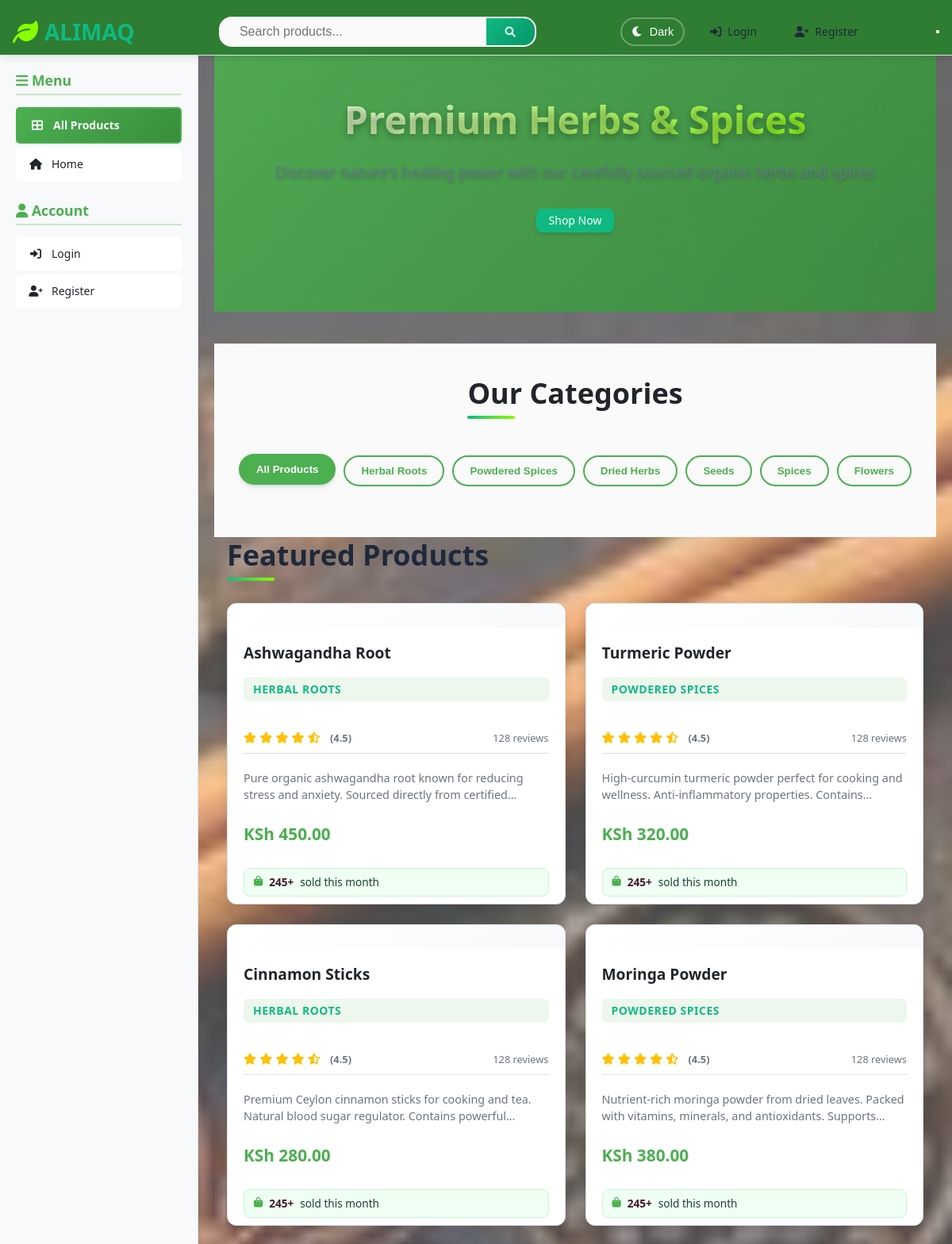
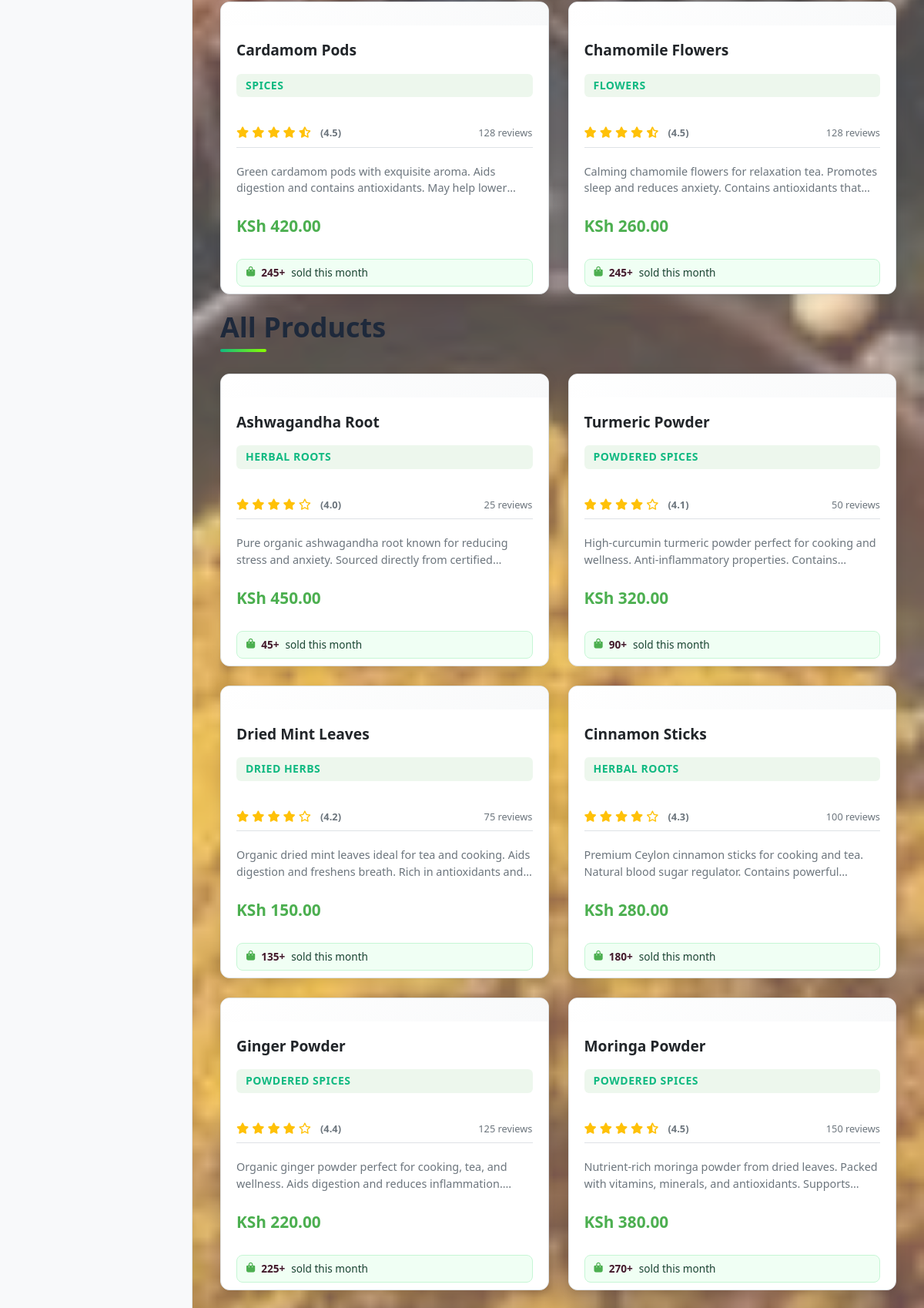
The page / (upper part) on the database its author committed (2 pictures, top to bottom).
### app.py (models this page shows)
class Product(db.Model):
    id = db.Column(db.Integer, primary_key=True)
    name = db.Column(db.String(100), nullable=False)
    description = db.Column(db.Text, nullable=False)
    price = db.Column(db.Float, nullable=False)
    category = db.Column(db.String(50), nullable=False)
    image_url = db.Column(db.String(255), default='default-product.jpg')
    stock = db.Column(db.Integer, default=0)
    seller_id = db.Column(db.Integer, db.ForeignKey('user.id'), nullable=False)
    featured = db.Column(db.Boolean, default=False)
    active = db.Column(db.Boolean, default=True)
    created_at = db.Column(db.DateTime, default=datetime.utcnow)
    updated_at = db.Column(db.DateTime, default=datetime.utcnow, onupdate=datetime.utcnow)
    seller = db.relationship('User', backref=db.backref('products', lazy=True))

### app.py (the view)
@app.route('/')
def index():
    category = request.args.get('category', 'all')
    search = request.args.get('search', '')
    query = Product.query.filter_by(active=True)
    if category != 'all':
        query = query.filter_by(category=category)
    if search:
        query = query.filter(Product.name.ilike(f'%{search}%'))
    products = query.order_by(Product.created_at.desc()).all()
    featured_products = Product.query.filter_by(featured=True, active=True).limit(8).all()
    print(f"DEBUG: Loading {len(products)} products from database")
    for product in products:
        print(f"  - {product.name} (Active: {product.active})")
    return render_template('index.html',
                         products=products,
                         categories=Config.CATEGORIES,
                         selected_category=category,
                         search_query=search,
                         featured_products=featured_products)

### templates/index.html (shortened to what this page needs)
{% extends "base.html" %}
{% block content %}
<section class="hero">
    <div class="hero-content">
        <h1>Premium Herbs & Spices</h1>
        <p>Discover nature's healing power with our carefully sourced organic herbs and spices</p>
        <a href="#products" class="btn btn-primary">Shop Now</a>
    </div>
</section>
<section class="category-filter" id="products">
    <div class="container">
        <h2>Our Categories</h2>
        <div class="filter-buttons">
            <button class="filter-btn {% if selected_category == 'all' %}active{% endif %}"
                    data-filter="all">All Products</button>
            {% for category in categories %}
            <button class="filter-btn {% if selected_category == category %}active{% endif %}"
                    data-filter="{{ category }}">{{ category }}</button>
            {% endfor %}
        </div>
    </div>
</section>
{% if featured_products %}
<section class="featured-products">
    <div class="container">
        <h2>Featured Products</h2>
        <div class="products-grid">
            {% for product in featured_products %}
            <div class="product-card" data-category="{{ product.category }}">
                <div class="product-image">
                </div>
                <div class="product-info">
                    <h3>{{ product.name }}</h3>
                    <p class="product-category">{{ product.category }}</p>
                    <div class="product-rating">
                        <div class="stars">
                            {% set rating = product.rating|default(4.5) %}
                            {% for i in range(1, 6) %}
                                {% if i <= rating|int %}
                                    <i class="fas fa-star"></i>
                                {% elif i - 0.5 <= rating %}
                                    <i class="fas fa-star-half-alt"></i>
                                {% else %}
                                    <i class="far fa-star"></i>
                                {% endif %}
                            {% endfor %}
                            <span class="rating-value">({{ "%.1f"|format(rating) }})</span>
                        </div>
                        <span class="reviews-count">{{ product.reviews_count|default(128) }} reviews</span>
                    </div>
                    <p class="product-description">{{ product.description }}</p>
                    <div class="product-price">
                        KSh {{ "%.2f"|format(product.price) }}
                    </div>
                    <div class="products-sold">
                        <i class="fas fa-shopping-bag"></i>
                        <span class="sold-count">{{ product.sold_count|default(245) }}+</span> sold this month
                    </div>
                </div>
            </div>
            {% endfor %}
        </div>
    </div>
</section>
{% endif %}
<section class="all-products">
    <div class="container">
        <h2>All Products</h2>
        {% if products %}
        <div class="products-grid">
            {% for product in products %}
            <div class="product-card" data-category="{{ product.category }}">
                <div class="product-image">
                </div>
                <div class="product-info">
                    <h3>{{ product.name }}</h3>
                    <p class="product-category">{{ product.category }}</p>
                    <div class="product-rating">
                        <div class="stars">
                            {% set rating = product.rating|default(4.0 + loop.index0 * 0.1) %}
                            {% for i in range(1, 6) %}
                                {% if i <= rating|int %}
                                    <i class="fas fa-star"></i>
                                {% elif i - 0.5 <= rating %}
                                    <i class="fas fa-star-half-alt"></i>
                                {% else %}
                                    <i class="far fa-star"></i>
                                {% endif %}
                            {% endfor %}
                            <span class="rating-value">({{ "%.1f"|format(rating) }})</span>
                        </div>
                        <span class="reviews-count">{{ product.reviews_count|default(loop.index * 25) }} reviews</span>
                    </div>
                    <p class="product-description">{{ product.description }}</p>
                    <div class="product-price">
                        KSh {{ "%.2f"|format(product.price) }}
                    </div>
                    <div class="products-sold">
                        <i class="fas fa-shopping-bag"></i>
                        <span class="sold-count">{{ product.sold_count|default(loop.index * 45) }}+</span> sold this month
                    </div>
                </div>
            </div>
            {% endfor %}
        </div>
        {% else %}
        <div class="no-products">
            <i class="fas fa-search"></i>
            <h3>No products found</h3>
            <p>Try adjusting your search or filter criteria</p>
        </div>
        {% endif %}
    </div>
</section>
{% endblock %}

### templates/index.html (style rules this page uses)
.product-rating { display: flex; align-items: center; justify-content: space-between; margin: 10px 0; padding: 8px 0; border-bottom: 1px solid var(--border-color); }
.stars { display: flex; align-items: center; gap: 4px; }
.stars i { color: #ffc107; font-size: 0.9rem; }
.rating-value { color: var(--text-secondary); font-size: 0.8rem; margin-left: 8px; font-weight: 600; }
.reviews-count { color: var(--text-secondary); font-size: 0.8rem; font-weight: 500; }
.products-sold { display: flex; align-items: center; gap: 8px; margin: 8px 0; padding: 6px 12px; background: #f0fff4; border-radius: 8px; font-size: 0.85rem; color: #1a4332; border: 1px solid #c6f6d5; }
.products-sold i { color: var(--primary-color); font-size: 0.8rem; }
.sold-count { font-weight: 700; color: #431a2c; transition: color 0.3s ease; }
.hero { background: linear-gradient(135deg, rgba(76, 175, 80, 0.9), rgba(56, 142, 60, 0.9)); color: white; padding: 100px 0; text-align: center; margin-bottom: 40px; }
.hero-content h1 { font-size: 3rem; margin-bottom: 20px; }
.hero-content p { font-size: 1.2rem; margin-bottom: 30px; opacity: 0.9; }
.category-filter { padding: 40px 0; text-align: center; }
.category-filter h2 { margin-bottom: 30px; color: var(--text-primary); }
.filter-buttons { display: flex; justify-content: center; flex-wrap: wrap; gap: 10px; }
.filter-btn { padding: 10px 20px; border: 2px solid var(--primary-color); background: transparent; color: var(--primary-color); border-radius: 25px; cursor: pointer; transition: all 0.3s ease; font-weight: 600; }
.filter-btn.active, .filter-btn:hover { background: var(--primary-color); color: white; }

### rows shown on the page
Product: name "Ashwagandha Root", category "HERBAL ROOTS", rating "4.5", reviews_count "128", description "Pure organic ashwagandha root known for reducing stress and anxiety. Sourced directly from…", price "450.00", sold_count "245", rating "4.0", reviews_count "25", sold_count "45"
Product: name "Turmeric Powder", category "POWDERED SPICES", rating "4.5", reviews_count "128", description "High-curcumin turmeric powder perfect for cooking and wellness. Anti-inflammatory properties.…", price "320.00", sold_count "245", rating "4.1", reviews_count "50", sold_count "90"
Product: name "Cinnamon Sticks", category "HERBAL ROOTS", rating "4.5", reviews_count "128", description "Premium Ceylon cinnamon sticks for cooking and tea. Natural blood sugar regulator. Contains…", price "280.00", sold_count "245", rating "4.3", reviews_count "100", sold_count "180"
Product: name "Moringa Powder", category "POWDERED SPICES", rating "4.5", reviews_count "128", description "Nutrient-rich moringa powder from dried leaves. Packed with vitamins, minerals, and antioxidants.…", price "380.00", sold_count "245", reviews_count "150", sold_count "270"
Product: name "Cardamom Pods", category "SPICES", rating "4.5", reviews_count "128", description "Green cardamom pods with exquisite aroma. Aids digestion and contains antioxidants. May help…", price "420.00", sold_count "245"
Product: name "Chamomile Flowers", category "FLOWERS", rating "4.5", reviews_count "128", description "Calming chamomile flowers for relaxation tea. Promotes sleep and reduces anxiety. Contains antioxidants…", price "260.00", sold_count "245"
Product: name "Dried Mint Leaves", category "DRIED HERBS", rating "4.2", reviews_count "75", description "Organic dried mint leaves ideal for tea and cooking. Aids digestion and freshens breath. Rich in antioxidants…", price "150.00", sold_count "135"
Product: name "Ginger Powder", category "POWDERED SPICES", rating "4.4", reviews_count "125", description "Organic ginger powder perfect for cooking, tea, and wellness. Aids digestion and reduces…", price "220.00", sold_count "225"

### other values the page prints
{{ 'Light' if session.get('dark_mode') else 'Dark' }} "Dark"
{{ category }} "Herbal Roots" "Powdered Spices" "Dried Herbs" "Seeds" "Spices" "Flowers"
